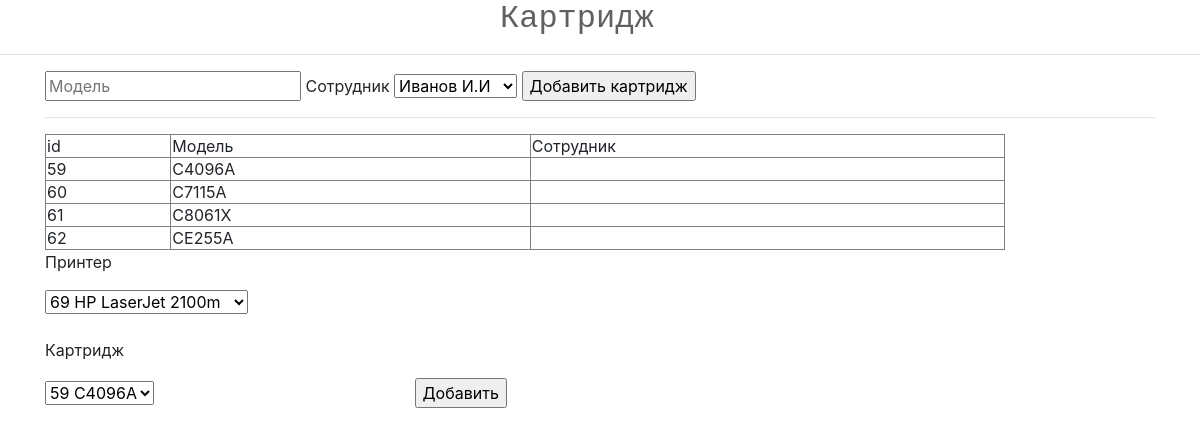
The app's page /kartrij.php, older data.
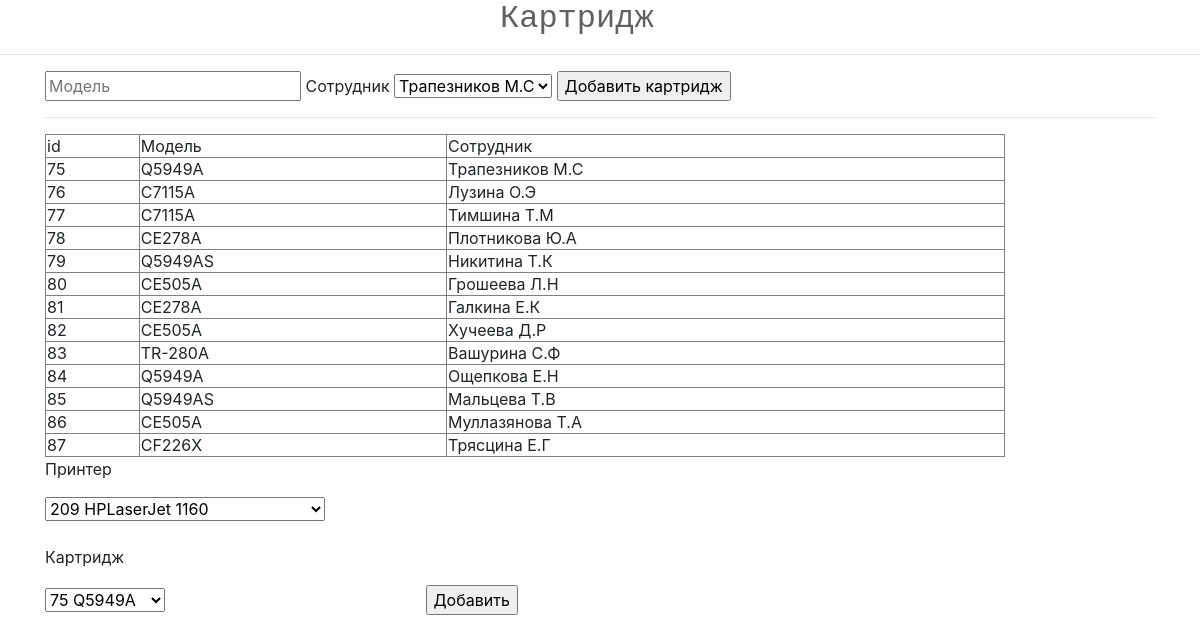
The same page, newer data.
### tables this page shows
CREATE TABLE `kartridj` (
  `id` int(5) NOT NULL,
  `model` varchar(256) NOT NULL,
  `idsotr` int(11) NOT NULL
);

CREATE TABLE `sotrydnik` (
  `id` int(5) NOT NULL,
  `fio` varchar(256) DEFAULT NULL,
  `id_otd` int(5) DEFAULT NULL,
  `doljn` varchar(256) DEFAULT NULL
);

### kartrij.php (the view, shortened to what this page needs)
<html>
    <head>
      <link rel="stylesheet" type="text/css" href="style.css">
   <link rel="stylesheet" href="https://stackpath.bootstrapcdn.com/bootstrap/4.3.1/css/bootstrap.min.css">
    </head>
    <body >
       <div class="zagolovok"><h2>Картридж</h2></div>
         <hr/>
         <div class="container">
   <form method="post">
  <input type = "text" name ="model" placeholder="Модель" />
   Сотрудник
  <?php
$sql = "SELECT * FROM sotrydnik";
$result_select = mysql_query($sql);
echo "<select name = 'idsotr'>";
while($object = mysql_fetch_object($result_select)){
echo "<option value = '$object->id','$object->fio' > $object->fio </option>";
}
echo "</select>";
?>
 <input type = "submit" value="Добавить картридж"/>
  </form>
         <hr/>
<table class="tab" border="1" >
  <tr>
    <td>id</td>
    <td>Модель</td>
    <td>Сотрудник</td>
  </tr>
<?php
$result = mysql_query("SELECT kartridj.id as Kartiges, kartridj.model, sotrydnik.id, sotrydnik.fio FROM kartridj
LEFT JOIN sotrydnik
ON sotrydnik.id = kartridj.idsotr
GROUP BY kartridj.id");
while ($row = mysql_fetch_assoc($result))
{
    echo "<tr>";
    echo '<td>'.$row['Kartiges'].'</td>';
    echo '<td>'.$row['model'].'</td>';
    echo '<td>'.$row['fio'].'</td>';
    echo "</tr>";
}
?>
</table>
<div class="forma">
<form method="post">
<div class="f1">
  <p>Принтер</p>
<?php
$sql = "SELECT * FROM printer";
$result_select = mysql_query($sql);
echo "<select name = 'id_kart'>";
while($object = mysql_fetch_object($result_select)){
echo "<option value = '$object->ID' > $object->ID $object->model </option>";
}
echo "</select>";
?>
<br/>
<br/>
  <p>Картридж</p>
<?php
$sql = "SELECT * FROM kartridj";
$result_select = mysql_query($sql);
echo "<select name = 'id_print'>";
while($object = mysql_fetch_object($result_select)){
echo "<option value = '$object->id' > $object->id $object->model  </option>";
}
echo "</select>";
?>
<input type = "submit" value="Добавить"/>
</form>
</div>
 </body>
</html>

Row changes from the older to the newer data that the page shows:
removed kartridj: id "59", model "C4096A"
removed kartridj: id "60", model "C7115A"
removed kartridj: id "61", model "C8061X"
removed kartridj: id "62", model "CE255A"
added kartridj: id "75", model "Q5949A", sotrydnik.fio "Трапезников М.С"
added kartridj: id "76", model "C7115A", sotrydnik.fio "Лузина О.Э"
added kartridj: id "77", model "C7115A", sotrydnik.fio "Тимшина Т.М"
added kartridj: id "78", model "CE278A", sotrydnik.fio "Плотникова Ю.А"
added kartridj: id "79", model "Q5949AS", sotrydnik.fio "Никитина Т.К"
added kartridj: id "80", model "CE505A", sotrydnik.fio "Грошеева Л.Н"
added kartridj: id "81", model "CE278A", sotrydnik.fio "Галкина Е.К"
added kartridj: id "82", model "CE505A", sotrydnik.fio "Хучеева Д.Р"
added kartridj: id "83", model "TR-280A", sotrydnik.fio "Вашурина С.Ф"
added kartridj: id "84", model "Q5949A", sotrydnik.fio "Ощепкова Е.Н"
added kartridj: id "85", model "Q5949AS", sotrydnik.fio "Мальцева Т.В"
added kartridj: id "86", model "CE505A", sotrydnik.fio "Муллазянова Т.А"
added kartridj: id "87", model "CF226X", sotrydnik.fio "Трясцина Е.Г"
Text that changed along with them:
form field idsotr: "Иванов И.И" → "Трапезников М.С"
form field id_kart: "69 HP LaserJet 2100m" → "209 HPLaserJet 1160"
form field id_print: "59 C4096A" → "75 Q5949A"
